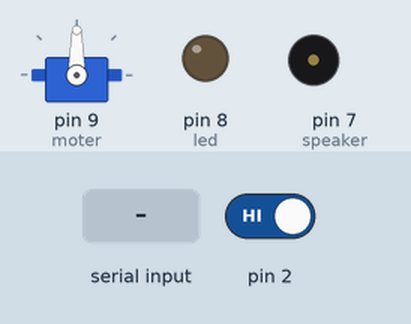
The sketch below on a simulated Arduino Uno, built with avr-gcc and run on an emulated ATmega328P. Shown: servo, output pins drawn as LEDs (lit = HIGH), buzzer (waves = sounding). The test bench sets the inputs (shaded band); at power-on: pin 2 HIGH.

Above: at 1.2 s.
1.3 s: pin 2 driven LOW
At 1.9 s:
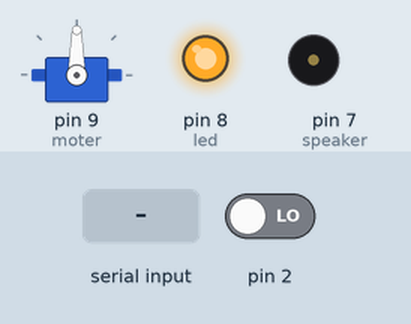
2.8 s: "1" received over Serial
At 3.1 s:
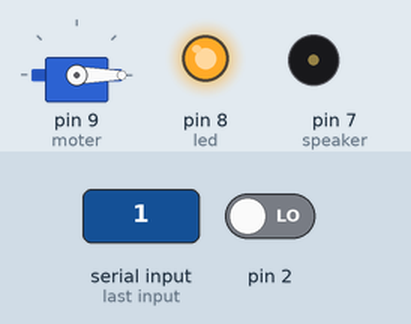
4.3 s: "2" received over Serial
At 5.4 s:
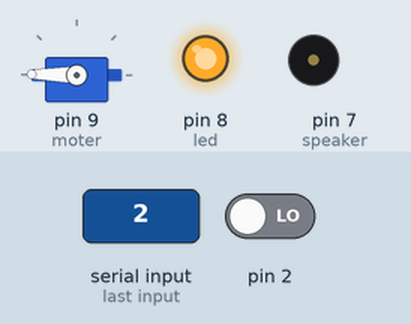
5.8 s: pin 2 driven HIGH
At 6.5 s:
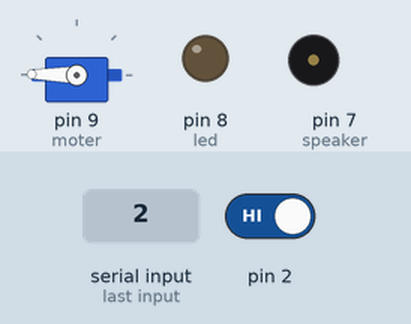
7.3 s: "1" received over Serial
At 7.7 s:
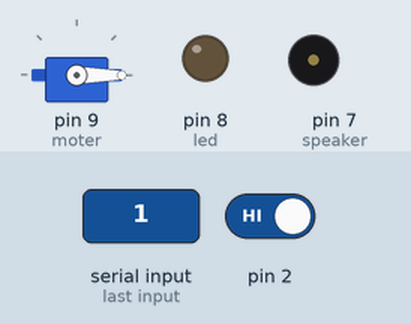
8.8 s: "2" received over Serial
At 10.92 s:
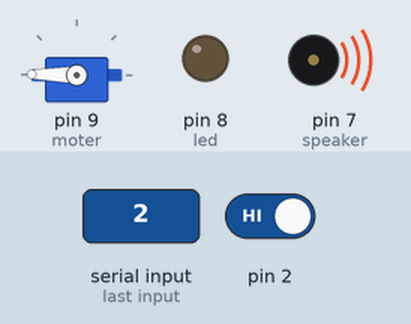
Timing chart, 0 to 12.8 s (numbered marks = the images above; inputs shaded):
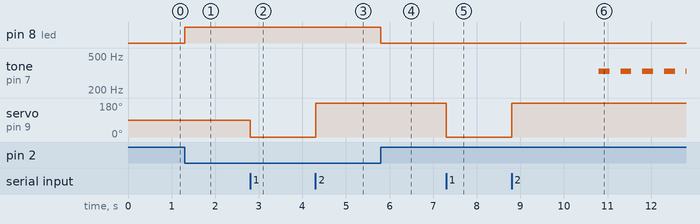

Measured:
- after the input at 1.3 s, pin 8 (led): LOW → HIGH at once
- after the input at 2.8 s, servo on pin 9 (moter): 90° → 0° at once
- after the input at 4.3 s, servo on pin 9 (moter): 0° → 179° at once
- after the input at 5.8 s, pin 8 (led): HIGH → LOW at once
- after the input at 7.3 s, servo on pin 9 (moter): 179° → 0° at once
- after the input at 8.8 s, servo on pin 9 (moter): 0° → 179° at once
- by itself, tone on pin 7 (speaker): alternates 330 Hz for 0.25 s and silent for 0.25 s

The sketch:

UWPSensor.ino
```cpp
#include <Servo.h>

Servo servo;
int mag_sensor = 10;
int moter = 9;
int led = 8;
int speaker = 7;

int value = 0;
unsigned long preTime;

void setup() {
  servo.attach(moter);
  pinMode(mag_sensor, INPUT_PULLUP);   // 마그네틱 센서
  pinMode(led, OUTPUT);       // LED
  pinMode(speaker, OUTPUT);   // 부저
  Serial.begin(9600);
}

void loop() {
  // 시리얼 통신, 서보모터 제어부분
  if (Serial.available() > 0) {
    char command = Serial.read();
    if (command == '1') {
      value = 0;
      servo.write(value);
      delay(500);
    } else if (command == '2') {
      value = 179;
      servo.write(value);
      delay(500);
    }
  }
    // 마그네틱 센서부분
    mag_sensor = digitalRead(2);
    if(mag_sensor == LOW){
      // 문이 닫혔을 때
      digitalWrite(led, HIGH); // 불끄기
      preTime = millis(); // 닫히면 현재시간으로 초기화
    }else{
      // 문 열렸을 때
      unsigned long nowTime = millis(); // 현재시간 저장
      digitalWrite(led, LOW); // 불켜기
      if(nowTime - preTime >= 5000) { // 현재와 기준 시간차가 5초 이상이면
        preTime = nowTime; // 기준 시간을 현재시간으로 변경
        for(int i = 0; i < 5; i++){   // 알림을 5번 울림
          tone(speaker, 330, 250);
          delay(500);
        }
      }
    }
}
```
